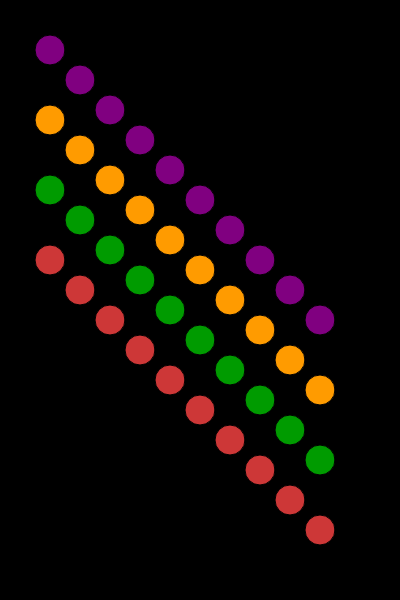
Frame 1 (no input)
Frame 60 (no input): identical to frame 1, image omitted
Frame 120 (the mouse pressed at the canvas centre since frame 60): identical to frame 1, image omitted

The p5.js sketch that drew this single still picture (run headless with seeded random() and noise() and a simulated clock; from frame 60 on, the mouse is pressed at the canvas centre):

// p5.js sketch
// ── sketch.js
function setup() {
    createCanvas(400, 600);
}


function draw() {
    background(0);

    fill(128, 0, 128);

    for (var i = 0; i < 10; i++) {
        ellipse(50 + 30 * i, 50 + 30 * i, 30);
    }

    fill(255, 155, 0);

    for (i = 0; i < 10; i++) {
        ellipse(50 + 30 * i, 120 + 30 * i, 30);
    }

    fill(0, 155, 0);

    for (i = 0; i < 10; i++) {
        ellipse(50 + 30 * i, 190 + 30 * i, 30);
    }

    fill(205, 55, 55);

    for (i = 0; i < 10; i++) {
        ellipse(50 + 30 * i, 260 + 30 * i, 30);
    }


}
